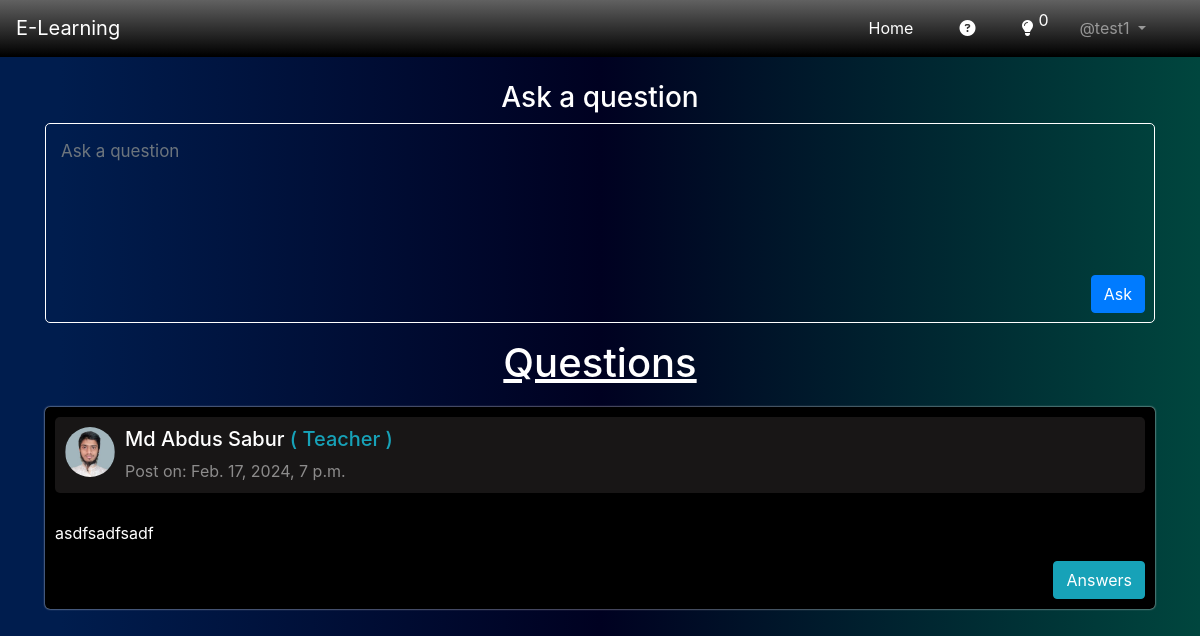
Page /student/questions/ (signed in) on the committed database.
### App_Student/models.py (models this page shows, shortened)
class Question(models.Model):
    user = models.ForeignKey(User, on_delete=models.CASCADE)
    content = models.TextField()
    created_at = models.DateTimeField(auto_now_add=True)
    updated_at = models.DateTimeField(auto_now=True)
    class Meta:
        ordering = ['-updated_at', '-created_at', 'content']

### App_Auth/models.py (models this page shows)
class UserProfile(models.Model):
    user = models.OneToOneField(User, related_name='user_profile', on_delete=models.CASCADE)
    name = models.CharField(max_length=100)
    id_number = models.IntegerField()
    address = models.TextField()
    image = models.ImageField(upload_to='profile')
    role = models.CharField(max_length=30)
    created_at = models.DateTimeField(auto_now_add=True)
    updated_at = models.DateTimeField(auto_now=True)

### App_Student/views.py (the view, shortened to what this page needs)
# urls.py: path('questions/', questions, name='questions'),
@login_required
def questions(request):
    userinfo = UserProfile.objects.filter(user=request.user)
    if not userinfo:
        messages.warning(request,"Add your information first!")
        return redirect('App_Auth:userInfo')
    questionForm = QuestionFrom()
    answerForm = QuestionAnswerForm()
    questions = Question.objects.all()
    return render(request, 'App_Student/questions.html', context={"questionForm": questionForm, 'answerForm': answerForm, 'questions': questions})

### App_Student/forms.py
class QuestionFrom(forms.ModelForm):
    class Meta:
        model = Question
        fields = ("content",)
        labels = {
            'content': '',
        }
        widgets = {
            'content': forms.Textarea(attrs={'placeholder': 'Ask a question',  'class':"post-area"}),
        }

class QuestionAnswerForm(forms.ModelForm):
    class Meta:
        model = Answer
        fields = ("content",)
        labels = {
            'content': '',
        }
        widgets = {
            'content': forms.Textarea(attrs={'placeholder': 'Answer this question'}),
        }

### templates/App_Student/questions.html (shortened to what this page needs)
{% extends "base.html" %} {% load crispy_forms_tags %}  {% block body_block %}
<h3 class="text-center">Ask a question</h3>
<form class="write-article" method="POST">
  {{questionForm|crispy }}
  <button name="post_question" type="submit" class="btn btn-primary post-btn">Ask</button>
</form>
<h1 class="text-center mt-3" style="text-decoration: underline;">Questions</h1>
{%for question in questions%}
<div class="article">
  <div class="article-user">
    <img class="article-profile-image" src="/media/{{question.user.user_profile.image}}" />
    <div class="article-user-details">
      <h5>{{question.user.user_profile.name}} {%if question.user.user_profile.role == 'teacher'%}<span class="text-info"><span class="text-info">( Teacher )</span></span>{%endif%}</h5>
      <p>Post on: {{question.created_at}}</p>
    </div>
  </div>
  <div class="short-post" onclick="maximizePost(this)">
    {{question.content|linebreaks|slice:200}}
  </div>
    <div type="button" class="btn btn-info ml-auto"
    onclick="showAnswers(this)" >Answers</div>
</div>
{%endfor%} {% endblock %}

### templates/base.html (shortened to what this page needs)
<!DOCTYPE html>
{%load static%}
<html lang="en">
  <head>
    <link
      rel="stylesheet"
      href="https://cdn.jsdelivr.net/npm/bootstrap@4.0.0/dist/css/bootstrap.min.css"
    />
    <link
      rel="stylesheet"
      href="https://cdnjs.cloudflare.com/ajax/libs/font-awesome/6.5.1/css/all.min.css"
    />
    <link rel="stylesheet" href="{% static 'css/main.css' %}?{% now “U” %}" />
  </head>
  <body>
    <header>
      <nav
        class="navbar navbar-expand-lg navbar-dark"
        style="
          background-image: linear-gradient(to bottom, rgb(97, 97, 97), #000000);
          border-bottom: 1px solid black;
        "
      >
        <a class="navbar-brand" href="/">E-Learning</a>
        <div class="collapse navbar-collapse" id="navbarNavAltMarkup">
          <div class="navbar-nav ml-auto">
            <a class="nav-link nav-item active" href="/">Home</a>
            {% if user.is_authenticated %}
            <a
              class="nav-link nav-item active notification-parent"
              href="{%url 'App_Student:questions'%}"
            >
              <i class="fas fa-question-circle"></i>
            </a>
            <a
              class="nav-link nav-item active notification-parent"
              href="{%url 'App_Teacher:quiz'%}"
            >
              <i class="fas fa-lightbulb"></i>
              {%if user.user_profile.role == 'student'%}
              <span class="notification">{{my_data.quiz}}</span>
              {%endif%}
            </a>
            <div class="nav-item dropdown">
              <a
                class="nav-link dropdown-toggle"
                href="#"
                id="navbarDropdown"
                role="button"
                data-toggle="dropdown"
                aria-haspopup="true"
                aria-expanded="false"
              >
                @{{user.username}}
              </a>
            </div>
            {% endif %}
          </div>
        </div>
      </nav>
    </header>
    <div class="container pt-4 pb-4 w-100">
      {% block body_block %} {% endblock %}
    </div>
  </body>
</html>

### static/css/main.css (style rules this page uses)
* { padding: 0; margin: 0; box-sizing: border-box; }
body { background: linear-gradient(90deg, #001d4e 5%, #000121 50%, #00463e 100%) center; min-height: 100vh; color: white; }
.navbar-nav a { margin-right: 30px; }
.notification-parent { position: relative; }
.notification { position: absolute; top: 0px; left: 25px; display: flex; align-items: center; justify-content: center; border-radius: 100%; color: white; }
textarea { height: auto; resize: none; }
.write-article { width: 100%; position: relative; }
.post-btn { position: absolute; right: 10px; bottom: 10px; }
.post-area { width: 100%; min-height: 200px; background-color: inherit; padding: 15px; font-size: 17px; color: white; border-radius: 5px; border: 1px solid white; outline: none; }
.article { width: 100%; display: flex; flex-direction: column; justify-content: center; align-items: flex-start; background-color: rgb(0, 0, 0); box-shadow: 0 0 2px rgb(255, 255, 255); border-radius: 5px; margin: 20px 0; padding: 10px; }
.article-user { width: 100%; display: flex; justify-content: flex-start; align-items: center; border-radius: 5px; padding: 10px; margin-bottom: 20px; background-color: rgb(24, 22, 22); }
.article-user-details { margin-left: 10px; }
.article-user-details p { margin: 0; }
.article-user-details p { opacity: 0.5; }
.article-profile-image { width: 50px; height: 50px; border-radius: 100%; object-fit: contain; background-color: black; align-self: flex-start; }

### rows in the picture
Question: user.user_profile.image (picture), user.user_profile.name "Md Abdus Sabur", shows "( Teacher )", created_at "Feb. 17, 2024, 7 p.m.", content "asdfsadfsadf"

### other values in the picture
{{ my_data.quiz }} "0"
{{ user.username }} "test1"
